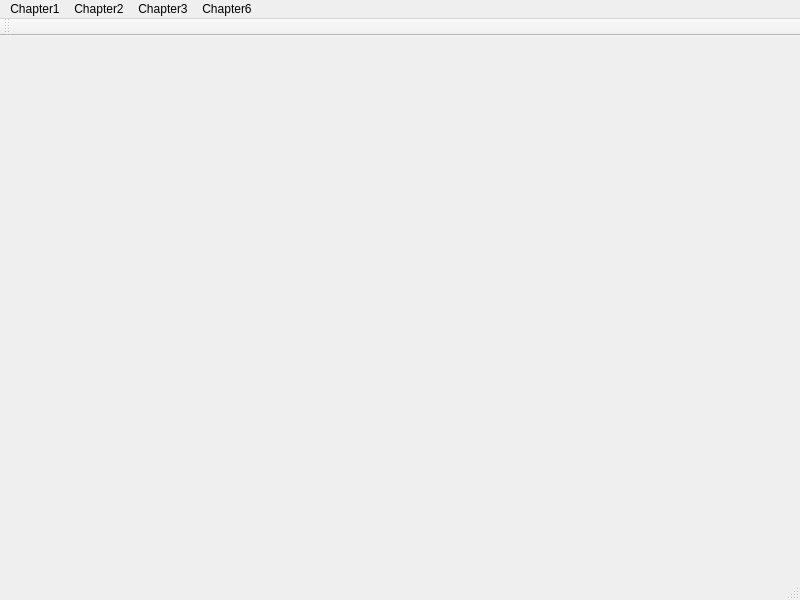
<?xml version="1.0" encoding="UTF-8"?>
<ui version="4.0">
 <class>CGproject2022Class</class>
 <widget class="QMainWindow" name="CGproject2022Class">
  <property name="geometry">
   <rect>
    <x>0</x>
    <y>0</y>
    <width>800</width>
    <height>600</height>
   </rect>
  </property>
  <property name="windowTitle">
   <string>CGproject2022</string>
  </property>
  <widget class="QWidget" name="centralWidget"/>
  <widget class="QMenuBar" name="menuBar">
   <property name="geometry">
    <rect>
     <x>0</x>
     <y>0</y>
     <width>800</width>
     <height>26</height>
    </rect>
   </property>
   <widget class="QMenu" name="menuChapter1">
    <property name="title">
     <string>Chapter1</string>
    </property>
    <addaction name="actionDDALine"/>
    <addaction name="actionMidLine"/>
    <addaction name="actionBresenhamLine"/>
    <addaction name="actionMidCir"/>
    <addaction name="actionBresenhamCir"/>
    <addaction name="actionMidEllipse"/>
    <addaction name="actionWu"/>
   </widget>
   <widget class="QMenu" name="menuChapter2">
    <property name="title">
     <string>Chapter2</string>
    </property>
    <addaction name="actionScanLine"/>
    <addaction name="actionEdgeFill"/>
    <addaction name="actionFloodFill"/>
   </widget>
   <widget class="QMenu" name="menuChapter3">
    <property name="title">
     <string>Chapter3</string>
    </property>
    <addaction name="actionDraw"/>
    <addaction name="actionTranslation"/>
    <addaction name="actionRotate"/>
    <addaction name="actionZoom"/>
    <addaction name="actionCohen_Sutherland"/>
    <addaction name="actionMidLineClipping"/>
    <addaction name="actionBarskey"/>
   </widget>
   <widget class="QMenu" name="menuChapter6">
    <property name="title">
     <string>Chapter6</string>
    </property>
    <addaction name="actionSecondOrderBezier"/>
    <addaction name="actionThirdOrderBezier"/>
    <addaction name="actionSecondOrderBSpline"/>
    <addaction name="actionThirdOrderBSpline"/>
   </widget>
   <addaction name="menuChapter1"/>
   <addaction name="menuChapter2"/>
   <addaction name="menuChapter3"/>
   <addaction name="menuChapter6"/>
  </widget>
  <widget class="QToolBar" name="mainToolBar">
   <attribute name="toolBarArea">
    <enum>TopToolBarArea</enum>
   </attribute>
   <attribute name="toolBarBreak">
    <bool>false</bool>
   </attribute>
  </widget>
  <widget class="QStatusBar" name="statusBar"/>
  <action name="actionDDALine">
   <property name="text">
    <string>DDALine</string>
   </property>
  </action>
  <action name="actionMidLine">
   <property name="text">
    <string>MidLine</string>
   </property>
  </action>
  <action name="actionBresenhamLine">
   <property name="text">
    <string>BresenhamLine</string>
   </property>
  </action>
  <action name="actionMidCir">
   <property name="text">
    <string>MidCir</string>
   </property>
  </action>
  <action name="actionBresenhamCir">
   <property name="text">
    <string>BresenhamCir</string>
   </property>
  </action>
  <action name="actionMidEllipse">
   <property name="text">
    <string>MidEllipse</string>
   </property>
  </action>
  <action name="actionWu">
   <property name="text">
    <string>Wu</string>
   </property>
  </action>
  <action name="actionScanLine">
   <property name="text">
    <string>ScanLine</string>
   </property>
  </action>
  <action name="actionEdgeFill">
   <property name="text">
    <string>EdgeFill</string>
   </property>
  </action>
  <action name="actionFloodFill">
   <property name="text">
    <string>FloodFill</string>
   </property>
  </action>
  <action name="actionDraw">
   <property name="text">
    <string>Draw</string>
   </property>
  </action>
  <action name="actionTranslation">
   <property name="text">
    <string>Translation</string>
   </property>
  </action>
  <action name="actionRotate">
   <property name="text">
    <string>Rotate</string>
   </property>
  </action>
  <action name="actionZoom">
   <property name="text">
    <string>Zoom</string>
   </property>
  </action>
  <action name="actionCohen_Sutherland">
   <property name="text">
    <string>Cohen-Sutherland</string>
   </property>
  </action>
  <action name="actionMidLineClipping">
   <property name="text">
    <string>MidLineClipping</string>
   </property>
  </action>
  <action name="actionBarskey">
   <property name="text">
    <string>Barskey</string>
   </property>
  </action>
  <action name="actionSecondOrderBezier">
   <property name="text">
    <string>SecondOrderBezier</string>
   </property>
  </action>
  <action name="actionThirdOrderBezier">
   <property name="text">
    <string>ThirdOrderBezier</string>
   </property>
  </action>
  <action name="actionSecondOrderBSpline">
   <property name="text">
    <string>SecondOrderBSpline</string>
   </property>
  </action>
  <action name="actionThirdOrderBSpline">
   <property name="text">
    <string>ThirdOrderBSpline</string>
   </property>
  </action>
 </widget>
 <layoutdefault spacing="6" margin="11"/>
 <resources>
  <include location="CGproject2022.qrc"/>
 </resources>
 <connections/>
</ui>
